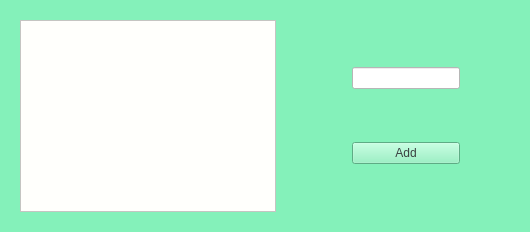
          <widget class="QWidget" name="ToDoTab">
           <property name="styleSheet">
            <string notr="true">QWidget
{
background-color:#84f1ba;
color:  #394040;
}
QLineEdit
{
background-color: #ffffff;
}
QLineEdit: focus
{
background-color:  #fffffc;
}
QLineEdit: focus:pressed
{
background-color:  #fffffc;
}
QCheckBox
{
background-color: #ffffff;
color:#ffffff;
}
QListView
{
backgroud-color: #fffffc;
}
</string>
           </property>
           <attribute name="title">
            <string>ToDo Items</string>
           </attribute>
           <layout class="QHBoxLayout" name="horizontalLayout_9">
            <item>
             <widget class="QWidget" name="widget_4" native="true">
              <property name="styleSheet">
               <string notr="true"/>
              </property>
              <layout class="QHBoxLayout" name="horizontalLayout_6">
               <item>
                <layout class="QHBoxLayout" name="horizontalLayout_11">
                 <item>
                  <widget class="QListView" name="listView">
                   <property name="styleSheet">
                    <string notr="true">QListView
{
background-color: #fffffc;
color: xffffc;
}</string>
                   </property>
                  </widget>
                 </item>
                </layout>
               </item>
               <item>
                <spacer name="horizontalSpacer_8">
                 <property name="orientation">
                  <enum>Qt::Horizontal</enum>
                 </property>
                 <property name="sizeType">
                  <enum>QSizePolicy::Minimum</enum>
                 </property>
                 <property name="sizeHint" stdset="0">
                  <size>
                   <width>20</width>
                   <height>20</height>
                  </size>
                 </property>
                </spacer>
               </item>
               <item>
                <layout class="QVBoxLayout" name="verticalLayout_8">
                 <property name="leftMargin">
                  <number>50</number>
                 </property>
                 <property name="rightMargin">
                  <number>50</number>
                 </property>
                 <item>
                  <widget class="QLineEdit" name="lineEdit"/>
                 </item>
                 <item>
                  <widget class="QPushButton" name="ToDoAddButton">
                   <property name="text">
                    <string>Add</string>
                   </property>
                  </widget>
                 </item>
                </layout>
               </item>
              </layout>
             </widget>
            </item>
           </layout>
          </widget>
